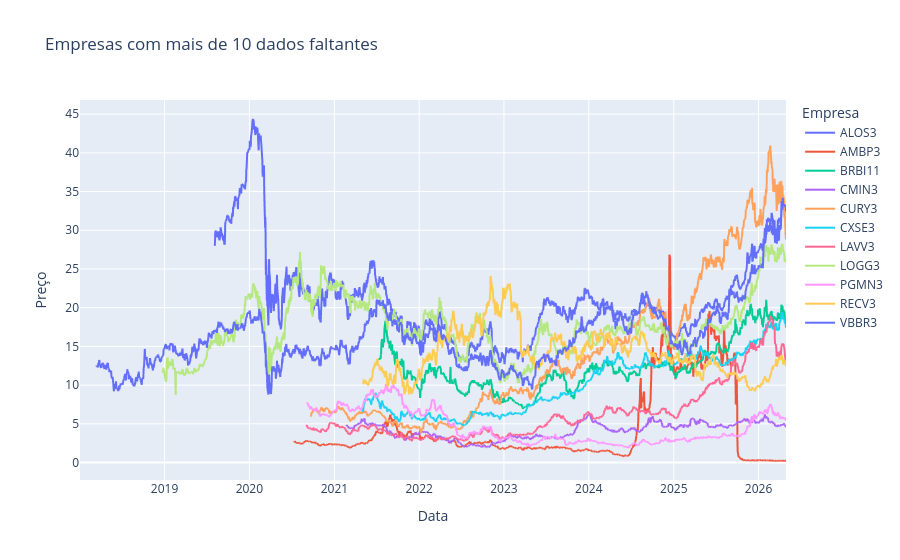

The code cell stored with this chart in its notebook:
### Code cell
import plotly.express as px

if empresas_missing:
    fig = px.line(
        prices[empresas_missing].reset_index(),
        x='Date',
        y=empresas_missing,
        title='Empresas com mais de 10 dados faltantes',
        labels={'value': 'Preço', 'Date': 'Data', 'variable': 'Empresa'}
    )

    fig.show()

### Figure 1 — Plotly figure (JSON) as saved in the notebook; plotly's stock layout.template omitted (floating-point values rounded to 4 significant figures; data arrays with more than 128 entries replaced by an {"elided": "..."} marker saying what was removed)
{"data": [{"hovertemplate": "Empresa=ALOS3<br>Data=%{x}<br>Preço=%{y}<extra></extra>", "legendgroup": "ALOS3", "line": {"color": "#636efa", "dash": "solid"}, "marker": {"symbol": "circle"}, "mode": "lines", "name": "ALOS3", "showlegend": true, "type": "scattergl", "x": {"elided": "2068 str values"}, "xaxis": "x", "y": {"elided": "2068 float values"}, "yaxis": "y"}, {"hovertemplate": "Empresa=AMBP3<br>Data=%{x}<br>Preço=%{y}<extra></extra>", "legendgroup": "AMBP3", "line": {"color": "#EF553B", "dash": "solid"}, "marker": {"symbol": "circle"}, "mode": "lines", "name": "AMBP3", "showlegend": true, "type": "scattergl", "x": {"elided": "2068 str values"}, "xaxis": "x", "y": {"elided": "2068 float values"}, "yaxis": "y"}, {"hovertemplate": "Empresa=BRBI11<br>Data=%{x}<br>Preço=%{y}<extra></extra>", "legendgroup": "BRBI11", "line": {"color": "#00cc96", "dash": "solid"}, "marker": {"symbol": "circle"}, "mode": "lines", "name": "BRBI11", "showlegend": true, "type": "scattergl", "x": {"elided": "2068 str values"}, "xaxis": "x", "y": {"elided": "2068 float values"}, "yaxis": "y"}, {"hovertemplate": "Empresa=CMIN3<br>Data=%{x}<br>Preço=%{y}<extra></extra>", "legendgroup": "CMIN3", "line": {"color": "#ab63fa", "dash": "solid"}, "marker": {"symbol": "circle"}, "mode": "lines", "name": "CMIN3", "showlegend": true, "type": "scattergl", "x": {"elided": "2068 str values"}, "xaxis": "x", "y": {"elided": "2068 float values"}, "yaxis": "y"}, {"hovertemplate": "Empresa=CURY3<br>Data=%{x}<br>Preço=%{y}<extra></extra>", "legendgroup": "CURY3", "line": {"color": "#FFA15A", "dash": "solid"}, "marker": {"symbol": "circle"}, "mode": "lines", "name": "CURY3", "showlegend": true, "type": "scattergl", "x": {"elided": "2068 str values"}, "xaxis": "x", "y": {"elided": "2068 float values"}, "yaxis": "y"}, {"hovertemplate": "Empresa=CXSE3<br>Data=%{x}<br>Preço=%{y}<extra></extra>", "legendgroup": "CXSE3", "line": {"color": "#19d3f3", "dash": "solid"}, "marker": {"symbol": "circle"}, "mode": "lines", "name": "CXSE3", "showlegend": true, "type": "scattergl", "x": {"elided": "2068 str values"}, "xaxis": "x", "y": {"elided": "2068 float values"}, "yaxis": "y"}, {"hovertemplate": "Empresa=LAVV3<br>Data=%{x}<br>Preço=%{y}<extra></extra>", "legendgroup": "LAVV3", "line": {"color": "#FF6692", "dash": "solid"}, "marker": {"symbol": "circle"}, "mode": "lines", "name": "LAVV3", "showlegend": true, "type": "scattergl", "x": {"elided": "2068 str values"}, "xaxis": "x", "y": {"elided": "2068 float values"}, "yaxis": "y"}, {"hovertemplate": "Empresa=LOGG3<br>Data=%{x}<br>Preço=%{y}<extra></extra>", "legendgroup": "LOGG3", "line": {"color": "#B6E880", "dash": "solid"}, "marker": {"symbol": "circle"}, "mode": "lines", "name": "LOGG3", "showlegend": true, "type": "scattergl", "x": {"elided": "2068 str values"}, "xaxis": "x", "y": {"elided": "2068 float values"}, "yaxis": "y"}, {"hovertemplate": "Empresa=PGMN3<br>Data=%{x}<br>Preço=%{y}<extra></extra>", "legendgroup": "PGMN3", "line": {"color": "#FF97FF", "dash": "solid"}, "marker": {"symbol": "circle"}, "mode": "lines", "name": "PGMN3", "showlegend": true, "type": "scattergl", "x": {"elided": "2068 str values"}, "xaxis": "x", "y": {"elided": "2068 float values"}, "yaxis": "y"}, {"hovertemplate": "Empresa=RECV3<br>Data=%{x}<br>Preço=%{y}<extra></extra>", "legendgroup": "RECV3", "line": {"color": "#FECB52", "dash": "solid"}, "marker": {"symbol": "circle"}, "mode": "lines", "name": "RECV3", "showlegend": true, "type": "scattergl", "x": {"elided": "2068 str values"}, "xaxis": "x", "y": {"elided": "2068 float values"}, "yaxis": "y"}, {"hovertemplate": "Empresa=VBBR3<br>Data=%{x}<br>Preço=%{y}<extra></extra>", "legendgroup": "VBBR3", "line": {"color": "#636efa", "dash": "solid"}, "marker": {"symbol": "circle"}, "mode": "lines", "name": "VBBR3", "showlegend": true, "type": "scattergl", "x": {"elided": "2068 str values"}, "xaxis": "x", "y": {"elided": "2068 float values"}, "yaxis": "y"}], "layout": {"legend": {"title": {"text": "Empresa"}, "tracegroupgap": 0}, "title": {"text": "Empresas com mais de 10 dados faltantes"}, "xaxis": {"anchor": "y", "domain": [0, 1], "title": {"text": "Data"}}, "yaxis": {"anchor": "x", "domain": [0, 1], "title": {"text": "Preço"}}}}
